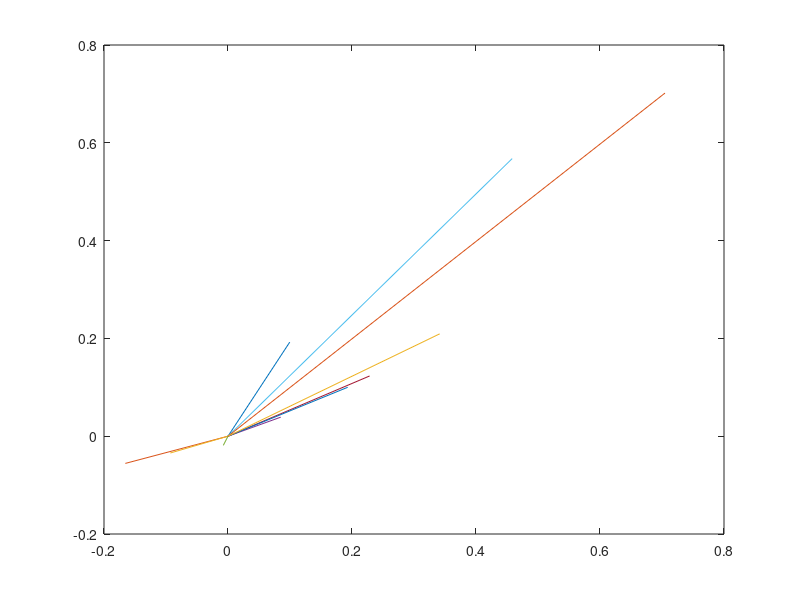

This figure's MATLAB source:
r = randn(10,1);
a = r*pi/8+pi/4;
l = 1-abs(r);
v = [cos(a).*l sin(a).*l];

for ii = 1:size(v,1)
  plot([0 v(ii,1)],[0 v(ii,2)]);
  hold on;
end
hold off;

%axis([0 max(v(:,1)) 0 max(v(:,2))]);

len = [];
dir = [];
for ii = 1:length(v)
  len(ii) = sqrt((v(ii,1)^2+v(ii,2)^2));
  dir(ii) = atan2(v(ii,2),v(ii,1));
end
